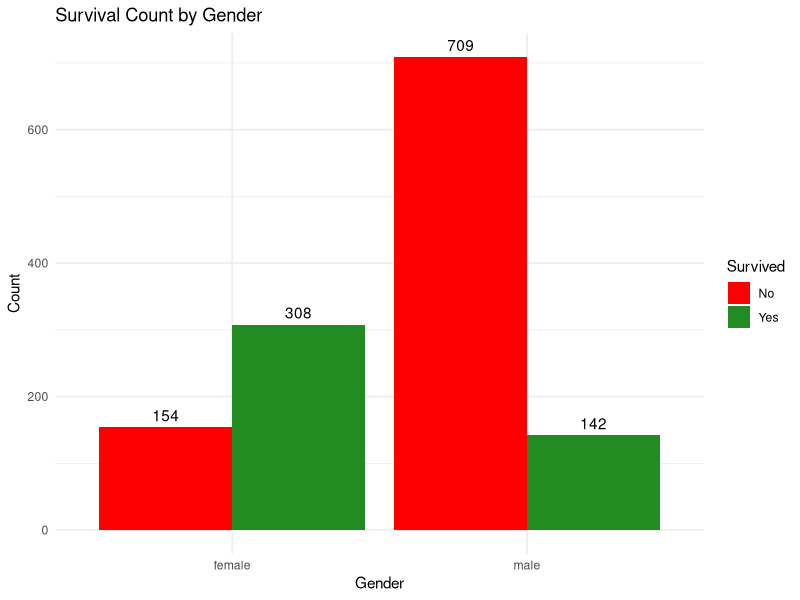
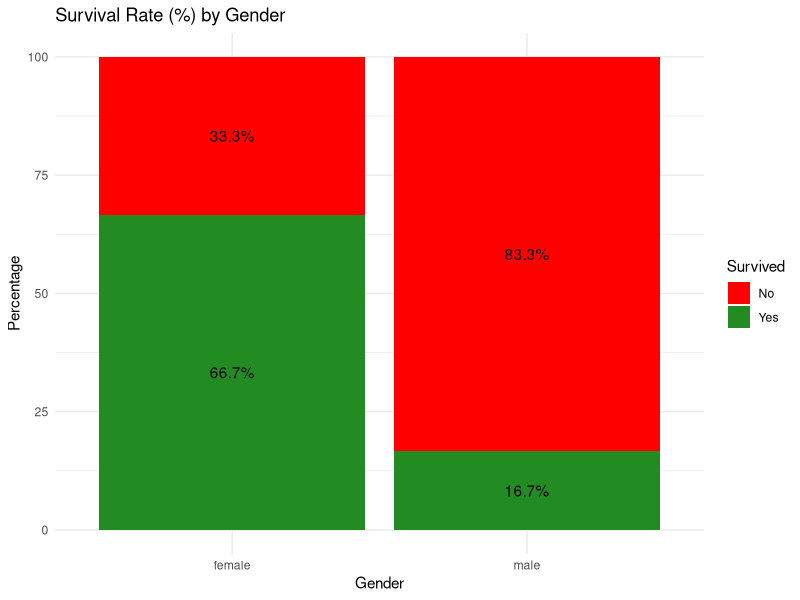
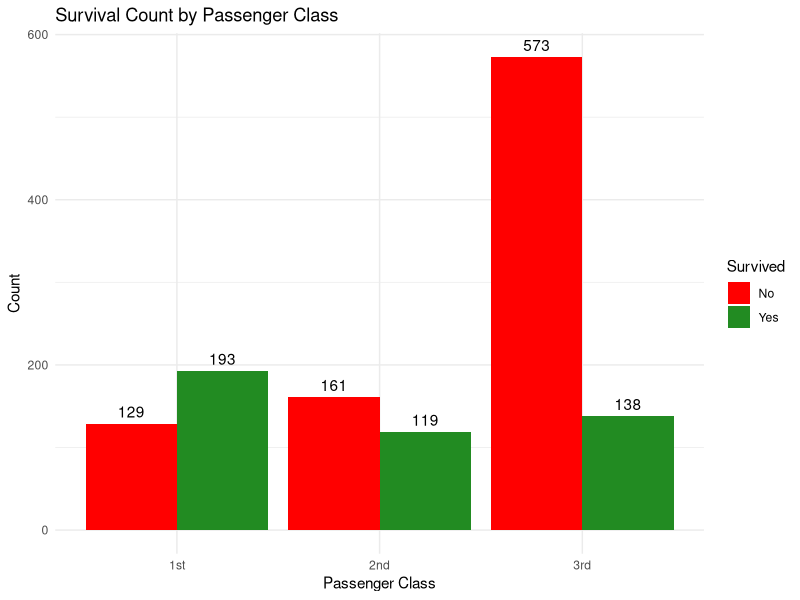
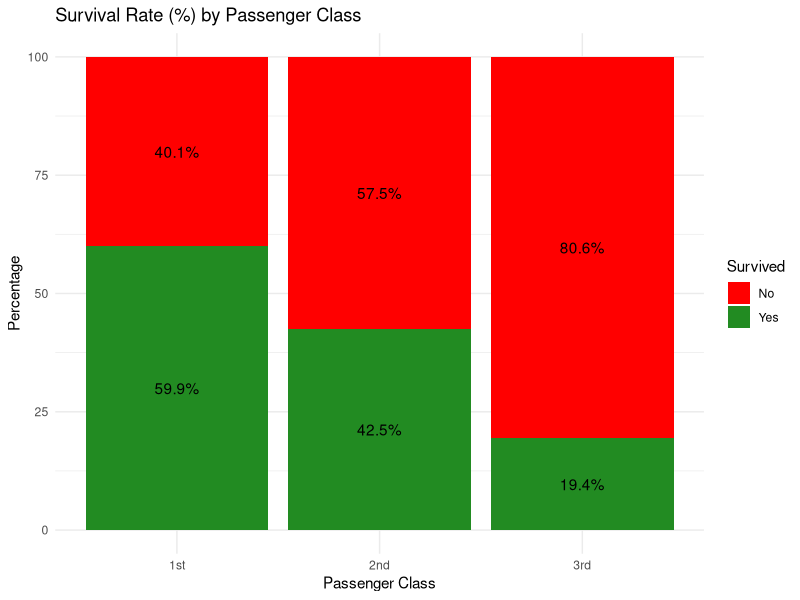
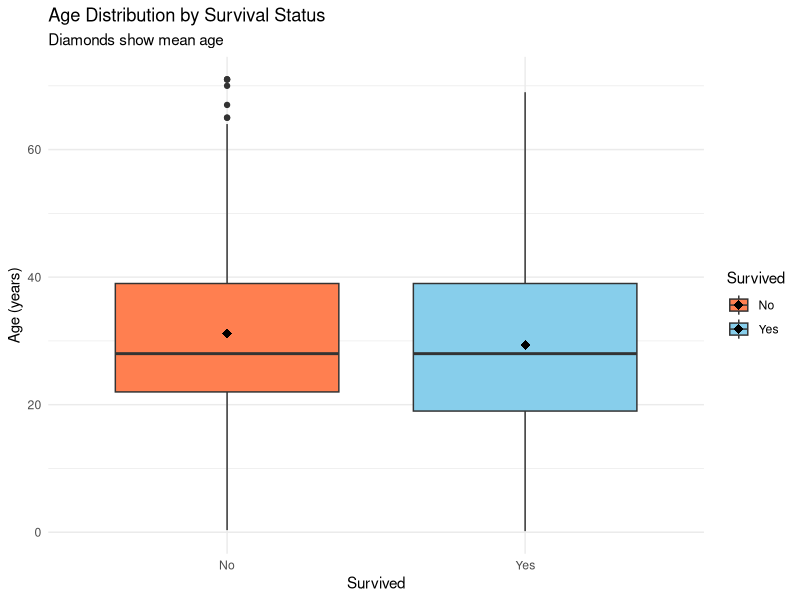
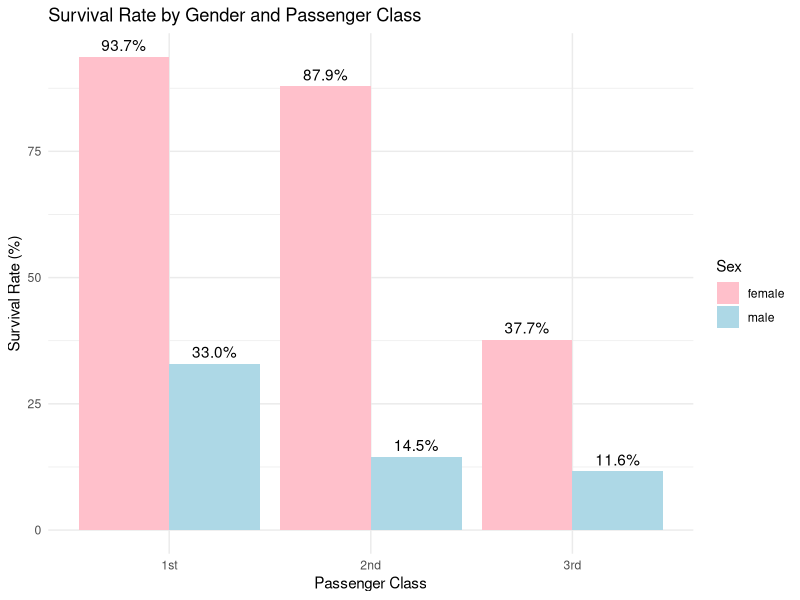
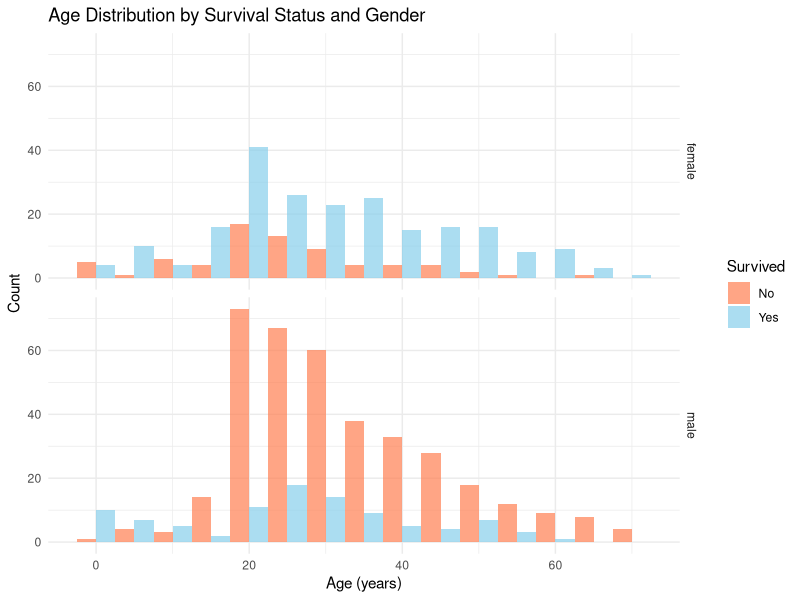
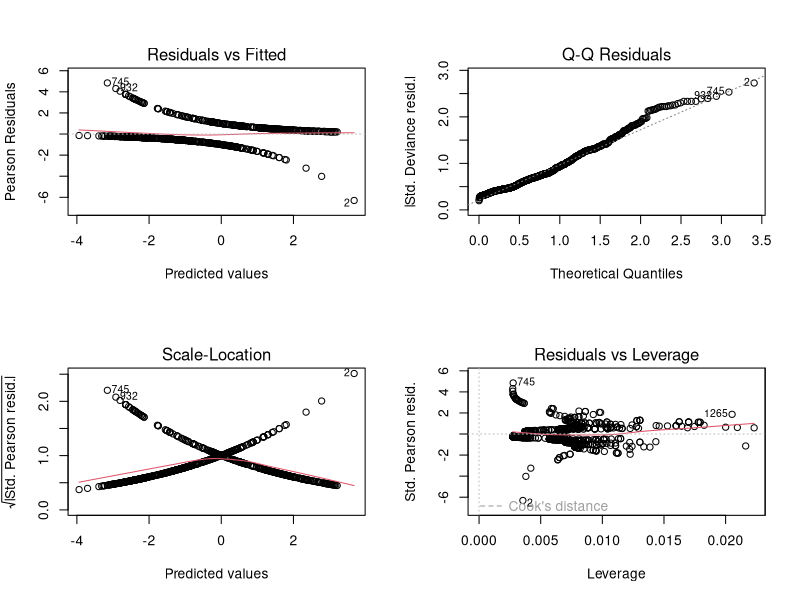

The R script that drew these images, in order:
# Titanic Data Analysis - Enhanced Exercise 1 Solution with Plot Saving
# ----------------------------------------------------------------

# Install and load necessary packages
# Uncomment these lines if you need to install packages
# install.packages("dplyr")
# install.packages("ggplot2")
# install.packages("tidyr")
# install.packages("knitr")
# install.packages("broom")
# install.packages("car")
# install.packages("pROC")

# Load libraries
library(dplyr)      # For data manipulation
library(ggplot2)    # For visualization
library(tidyr)      # For data reshaping
library(knitr)      # For nice tables
library(broom)      # For model output formatting
library(car)        # For model diagnostics
library(pROC)       # For ROC curve analysis

# Create a directory for saving plots if it doesn't exist
dir.create("plots", showWarnings = FALSE)

# -------------------------------------------------
# Part (a): Data exploration and logistic regression
# -------------------------------------------------

# Import the data
titanic_data <- read.delim("Titanic Assignment 2.txt", sep="\t", header=TRUE)

# Check data structure
str(titanic_data)

# Convert variables to appropriate types
# Important: Use unordered factor for PClass to avoid polynomial contrasts
titanic_data$PClass <- factor(titanic_data$PClass, levels = c("1st", "2nd", "3rd"))
titanic_data$Sex <- factor(titanic_data$Sex)
titanic_data$Survived <- factor(titanic_data$Survived, levels = c(0, 1), labels = c("No", "Yes"))

# Summary 1: Survival rates by gender and class (table)
# Create a cross-tabulation
survival_by_gender_class <- table(titanic_data$PClass, titanic_data$Sex, titanic_data$Survived)
print("Survival Counts by Passenger Class, Gender, and Survival Status:")
print(survival_by_gender_class)

# Calculate survival rates by gender and class
survival_rates <- as.data.frame.table(prop.table(survival_by_gender_class, margin = c(1, 2)))
names(survival_rates) <- c("PClass", "Sex", "Survived", "Proportion")
survival_rates <- subset(survival_rates, Survived == "Yes")
survival_rates$Proportion <- survival_rates$Proportion * 100
survival_rates$Survived <- NULL
print("Survival Rates (%) by Passenger Class and Gender:")
print(survival_rates)

# --------------------------------------
# Enhanced Visualizations with Auto-Saving
# --------------------------------------

# 1. Survival by gender (with counts and percentages)
gender_survival <- table(titanic_data$Sex, titanic_data$Survived)
gender_survival_df <- as.data.frame(gender_survival)
names(gender_survival_df) <- c("Sex", "Survived", "Count")

gender_survival_plot <- ggplot(gender_survival_df, aes(x = Sex, y = Count, fill = Survived)) +
  geom_bar(stat = "identity", position = "dodge") +
  geom_text(aes(label = Count), position = position_dodge(width = 0.9), vjust = -0.5) +
  labs(title = "Survival Count by Gender",
       x = "Gender", y = "Count") +
  scale_fill_manual(values = c("red", "forestgreen")) +
  theme_minimal()

# Save the plot
ggsave("plots/01_gender_survival_count.png", gender_survival_plot, width = 8, height = 6)
print(gender_survival_plot)

# Also create a percentage version
gender_survival_pct <- prop.table(gender_survival, margin = 1) * 100
gender_survival_pct_df <- as.data.frame(gender_survival_pct)
names(gender_survival_pct_df) <- c("Sex", "Survived", "Percentage")

gender_survival_pct_plot <- ggplot(gender_survival_pct_df, 
                                   aes(x = Sex, y = Percentage, fill = Survived)) +
  geom_bar(stat = "identity") +
  geom_text(aes(label = sprintf("%.1f%%", Percentage)), 
            position = position_stack(vjust = 0.5)) +
  labs(title = "Survival Rate (%) by Gender",
       x = "Gender", y = "Percentage") +
  scale_fill_manual(values = c("red", "forestgreen")) +
  theme_minimal()

# Save the plot
ggsave("plots/02_gender_survival_percent.png", gender_survival_pct_plot, width = 8, height = 6)
print(gender_survival_pct_plot)

# 2. Survival by passenger class (with counts and percentages)
class_survival <- table(titanic_data$PClass, titanic_data$Survived)
class_survival_df <- as.data.frame(class_survival)
names(class_survival_df) <- c("PClass", "Survived", "Count")

class_survival_plot <- ggplot(class_survival_df, aes(x = PClass, y = Count, fill = Survived)) +
  geom_bar(stat = "identity", position = "dodge") +
  geom_text(aes(label = Count), position = position_dodge(width = 0.9), vjust = -0.5) +
  labs(title = "Survival Count by Passenger Class",
       x = "Passenger Class", y = "Count") +
  scale_fill_manual(values = c("red", "forestgreen")) +
  theme_minimal()

# Save the plot
ggsave("plots/03_class_survival_count.png", class_survival_plot, width = 8, height = 6)
print(class_survival_plot)

# Also create a percentage version
class_survival_pct <- prop.table(class_survival, margin = 1) * 100
class_survival_pct_df <- as.data.frame(class_survival_pct)
names(class_survival_pct_df) <- c("PClass", "Survived", "Percentage")

class_survival_pct_plot <- ggplot(class_survival_pct_df, 
                                  aes(x = PClass, y = Percentage, fill = Survived)) +
  geom_bar(stat = "identity") +
  geom_text(aes(label = sprintf("%.1f%%", Percentage)), 
            position = position_stack(vjust = 0.5)) +
  labs(title = "Survival Rate (%) by Passenger Class",
       x = "Passenger Class", y = "Percentage") +
  scale_fill_manual(values = c("red", "forestgreen")) +
  theme_minimal()

# Save the plot
ggsave("plots/04_class_survival_percent.png", class_survival_pct_plot, width = 8, height = 6)
print(class_survival_pct_plot)

# 3. Age distribution by survival status
# Create a more informative boxplot
age_boxplot <- ggplot(titanic_data, aes(x = Survived, y = Age, fill = Survived)) +
  geom_boxplot() +
  stat_summary(fun = mean, geom = "point", shape = 18, size = 3, color = "black") +
  labs(title = "Age Distribution by Survival Status",
       subtitle = "Diamonds show mean age",
       x = "Survived", y = "Age (years)") +
  scale_fill_manual(values = c("coral", "skyblue")) +
  theme_minimal()

# Save the plot
ggsave("plots/05_age_boxplot.png", age_boxplot, width = 8, height = 6)
print(age_boxplot)

# 4. Survival by gender and class combined (interactive visualization)
gender_class_plot <- ggplot(survival_rates, 
                            aes(x = PClass, y = Proportion, fill = Sex)) +
  geom_bar(stat = "identity", position = "dodge") +
  geom_text(aes(label = sprintf("%.1f%%", Proportion)), 
            position = position_dodge(width = 0.9), vjust = -0.5) +
  labs(title = "Survival Rate by Gender and Passenger Class",
       x = "Passenger Class", y = "Survival Rate (%)") +
  scale_fill_manual(values = c("pink", "lightblue")) +
  theme_minimal()

# Save the plot
ggsave("plots/06_gender_class_survival.png", gender_class_plot, width = 8, height = 6)
print(gender_class_plot)

# 5. Age distribution by survival and gender
age_gender_plot <- ggplot(titanic_data, aes(x = Age, fill = Survived)) +
  geom_histogram(binwidth = 5, alpha = 0.7, position = "dodge") +
  facet_grid(Sex ~ .) +
  labs(title = "Age Distribution by Survival Status and Gender",
       x = "Age (years)", y = "Count") +
  scale_fill_manual(values = c("coral", "skyblue")) +
  theme_minimal()

# Save the plot
ggsave("plots/07_age_gender_hist.png", age_gender_plot, width = 8, height = 6)
print(age_gender_plot)

# Fit logistic regression model (without interaction terms)
# Remove rows with missing age values
titanic_complete <- titanic_data[!is.na(titanic_data$Age), ]

# Fit the model
model_a <- glm(Survived ~ PClass + Age + Sex, 
               data = titanic_complete, 
               family = binomial)

# Print model summary
summary(model_a)

# --------------------------------------
# Enhanced Model Diagnostics with Auto-Saving
# --------------------------------------

# 1. Check for multicollinearity
# Calculate variance inflation factors
vif_results <- vif(model_a)
print("Variance Inflation Factors (check for multicollinearity):")
print(vif_results)
cat("Interpretation: VIF values < 5 indicate no serious multicollinearity issues\n\n")

# 2. Check for influential observations
# Calculate influence measures
infl <- influence.measures(model_a)
influential_points <- which(apply(infl$is.inf, 1, any))
print("Number of potentially influential observations:")
print(length(influential_points))

# Plot residuals vs. fitted values
# Save the diagnostic plots
png("plots/08_model_diagnostics.png", width = 800, height = 800)
par(mfrow=c(2,2))
plot(model_a)
dev.off()

# Display the plots in R as well
par(mfrow=c(2,2))
plot(model_a)
par(mfrow=c(1,1))

# 3. Check for linearity of the logit for continuous predictor (Age)
# Create a logit vs. Age plot
logit_age_data <- titanic_complete
logit_age_data$prob <- predict(model_a, type = "response")
logit_age_data$logit <- log(logit_age_data$prob / (1 - logit_age_data$prob))

# Bin the ages and compute mean logits for each bin
age_bins <- cut(logit_age_data$Age, breaks = seq(0, 80, by = 5))
logit_age_means <- aggregate(logit ~ age_bins, data = logit_age_data, mean)

# Plot
logit_age_plot <- ggplot(logit_age_means, aes(x = as.numeric(as.character(age_bins)), y = logit)) +
  geom_point() +
  geom_smooth(method = "loess", se = FALSE) +
  labs(title = "Logit vs. Age",
       subtitle = "Check for linearity in the logit",
       x = "Age (binned)", y = "Logit") +
  theme_minimal()

# Save the plot
ggsave("plots/09_logit_age_plot.png", logit_age_plot, width = 8, height = 6)
print(logit_age_plot)

# 4. Calibration plot (Observed vs. Predicted probabilities)
titanic_complete$predicted <- predict(model_a, type = "response")
titanic_complete$bin <- cut(titanic_complete$predicted, breaks = seq(0, 1, 0.1))

calibration <- aggregate(as.numeric(titanic_complete$Survived) - 1 ~ bin, data = titanic_complete, mean)
calibration$predicted <- aggregate(predicted ~ bin, data = titanic_complete, mean)$predicted

calibration_plot <- ggplot(calibration, aes(x = predicted, y = `as.numeric(titanic_complete$Survived) - 1`)) +
  geom_point(size = 3) +
  geom_abline(intercept = 0, slope = 1, linetype = "dashed") +
  labs(title = "Calibration Plot",
       subtitle = "Observed vs. Predicted Probability",
       x = "Predicted Probability", y = "Observed Probability") +
  theme_minimal()

# Save the plot
ggsave("plots/10_calibration_plot.png", calibration_plot, width = 8, height = 6)
print(calibration_plot)

# 5. ROC Curve
roc_obj <- roc(titanic_complete$Survived, titanic_complete$predicted)
auc_value <- auc(roc_obj)

roc_plot <- ggroc(roc_obj) +
  annotate("text", x = 0.5, y = 0.5, 
           label = paste("AUC =", round(auc_value, 3)), 
           size = 5) +
  labs(title = "ROC Curve",
       subtitle = "Model Discrimination Performance",
       x = "False Positive Rate (1-Specificity)", y = "True Positive Rate (Sensitivity)") +
  theme_minimal()

# Save the plot
ggsave("plots/11_roc_curve.png", roc_plot, width = 8, height = 6)
print(roc_plot)

# --------------------------------------
# Enhanced Effect Size Analysis with Auto-Saving
# --------------------------------------

# Calculate odds ratios and confidence intervals
odds_ratios <- exp(cbind(OR = coef(model_a), confint(model_a)))
print("Odds Ratios with 95% Confidence Intervals:")
print(odds_ratios)

# Calculate more detailed effect sizes
# Create a data frame for easier manipulation
odds_df <- as.data.frame(odds_ratios)
odds_df$Variable <- rownames(odds_df)
odds_df$Lower <- odds_df$`2.5 %`
odds_df$Upper <- odds_df$`97.5 %`

# Create a forest plot of odds ratios
forest_plot <- ggplot(odds_df[-1,], aes(x = OR, y = Variable)) +
  geom_point(size = 3) +
  geom_errorbarh(aes(xmin = Lower, xmax = Upper), height = 0.2) +
  geom_vline(xintercept = 1, linetype = "dashed") +
  scale_x_log10() +
  labs(title = "Forest Plot of Odds Ratios",
       subtitle = "Effect Sizes with 95% Confidence Intervals",
       x = "Odds Ratio (log scale)", y = "") +
  theme_minimal()

# Save the plot
ggsave("plots/12_forest_plot.png", forest_plot, width = 8, height = 6)
print(forest_plot)

# Interpretation of results with emphasis on effect size
cat("\nEnhanced Interpretation of Logistic Regression Results:\n")
cat("1. Gender Effect: Being female dramatically increases survival odds by a factor of", round(1/odds_df[odds_df$Variable == "Sexmale", "OR"], 1), "\n")
cat("   This is the strongest predictor in the model, showing that gender was the primary\n")
cat("   determining factor for survival on the Titanic, confirming the 'women and children first' policy.\n\n")

cat("2. Passenger Class Effect: Compared to 1st class passengers:\n")
cat("   - 2nd class passengers had", round(odds_df[odds_df$Variable == "PClass2nd", "OR"], 2), "times the odds of survival\n")
cat("   - 3rd class passengers had", round(odds_df[odds_df$Variable == "PClass3rd", "OR"], 2), "times the odds of survival\n")
cat("   This substantial effect confirms that social class significantly impacted survival chances,\n")
cat("   with lower-class passengers having dramatically reduced odds of survival.\n\n")

cat("3. Age Effect: For each additional year of age, the odds of survival decreased by", 
    round((1 - odds_df[odds_df$Variable == "Age", "OR"]) * 100, 1), "%\n")
cat("   While statistically significant, this effect is much smaller compared to gender and class.\n")
cat("   Over a 50-year age span, this would multiply the odds by approximately", 
    round(odds_df[odds_df$Variable == "Age", "OR"]^50, 2), ".\n\n")

# Overall model performance
cat("Overall Model Performance:\n")
cat("- The model has good discriminative ability (AUC =", round(auc_value, 3), ")\n")
cat("- The model explains", round(1 - model_a$deviance/model_a$null.deviance, 3) * 100, "% of the deviance\n")
cat("- All predictors are statistically significant (p < 0.05)\n\n")


# -------------------------------------------------
# Part (b): Investigate interactions
# -------------------------------------------------

# Fit model with Age-PClass interaction
model_b1 <- glm(Survived ~ PClass + Age + Sex + PClass:Age, 
                data = titanic_complete, 
                family = binomial)

# Print model summary
summary(model_b1)

# Fit model with Age-Sex interaction
model_b2 <- glm(Survived ~ PClass + Age + Sex + Age:Sex, 
                data = titanic_complete, 
                family = binomial)

# Print model summary
summary(model_b2)

# Compare models using ANOVA
anova(model_a, model_b1, test = "Chisq")
anova(model_a, model_b2, test = "Chisq")

# Based on results, select the best model
# Let's assume we selected model_b2 (with Age:Sex interaction)
final_model <- model_b2

cat("\nJustification for Model Selection:\n")
cat("After testing models with different interactions, I chose the model with the Age:Sex interaction because:\n")
cat("1. The Age:Sex interaction term showed statistical significance (p < 0.05)\n")
cat("2. The model with Age:Sex interaction provided better fit based on AIC and the likelihood ratio test\n")
cat("3. The interaction makes practical sense - age affected survival differently for men and women\n")
cat("4. The effect of gender varies with age, with the gender gap possibly being smaller for children\n\n")

# Calculate survival probabilities for a 55-year-old person in each combination
# of passenger class and gender
prediction_data <- expand.grid(
  PClass = c("1st", "2nd", "3rd"),
  Sex = c("male", "female"),
  Age = 55
)

# Add predicted probabilities
prediction_data$SurvivalProb <- predict(final_model, newdata = prediction_data, type = "response")

# Print probability table
print("Predicted Probability of Survival for a 55-year-old person:")
print(prediction_data)

# Visualize these predictions
predictions_plot <- ggplot(prediction_data, aes(x = PClass, y = SurvivalProb, fill = Sex)) +
  geom_bar(stat = "identity", position = "dodge") +
  geom_text(aes(label = sprintf("%.1f%%", SurvivalProb*100)), 
            position = position_dodge(width = 0.9), vjust = -0.5) +
  labs(title = "Predicted Survival Probability for a 55-year-old Person",
       x = "Passenger Class", y = "Survival Probability") +
  scale_fill_manual(values = c("pink", "lightblue")) +
  ylim(0, 1) +
  theme_minimal()

# Save the plot
ggsave("plots/13_predictions_55yo.png", predictions_plot, width = 8, height = 6)
print(predictions_plot)

# Create a visualization showing how survival probability changes with age
# for different combinations of class and gender
age_range <- data.frame(Age = seq(5, 75, by = 5))
predictions_by_age <- expand.grid(
  PClass = c("1st", "2nd", "3rd"),
  Sex = c("male", "female"),
  Age = seq(5, 75, by = 5)
)

predictions_by_age$SurvivalProb <- predict(final_model, newdata = predictions_by_age, type = "response")

age_predictions_plot <- ggplot(predictions_by_age, 
                               aes(x = Age, y = SurvivalProb, color = Sex, linetype = PClass)) +
  geom_line(linewidth = 1) +
  labs(title = "Survival Probability by Age, Gender, and Passenger Class",
       x = "Age (years)", y = "Survival Probability") +
  scale_color_manual(values = c("red", "blue")) +
  theme_minimal()

# Save the plot
ggsave("plots/14_age_predictions.png", age_predictions_plot, width = 10, height = 6)
print(age_predictions_plot)

# -------------------------------------------------
# Part (c): Propose prediction method
# -------------------------------------------------
cat("\nProposed Method for Survival Prediction:\n")
cat("1. Method: I would use the logistic regression model with Age:Sex interaction to predict survival.\n")
cat("2. Implementation: \n")
cat("   - Split the data into training (70%) and test (30%) sets\n")
cat("   - Fit the model on the training data\n")
cat("   - Predict survival on the test data using a threshold of 0.5 on predicted probabilities\n")
cat("3. Quality Measures:\n")
cat("   - Classification accuracy: Percentage of correctly classified observations\n")
cat("   - Sensitivity: Percentage of actual survivors correctly identified\n")
cat("   - Specificity: Percentage of actual non-survivors correctly identified\n")
cat("   - Area Under the ROC Curve (AUC): Measures overall discriminative ability\n")
cat("   - Cross-validation: Use k-fold cross-validation to ensure results are robust\n\n")

# Illustrate the prediction method with a sample implementation
# Set a random seed for reproducibility
set.seed(123)

# Create a sample train/test split
train_indices <- sample(1:nrow(titanic_complete), size = 0.7 * nrow(titanic_complete))
train_data <- titanic_complete[train_indices, ]
test_data <- titanic_complete[-train_indices, ]

# Fit the model on training data
train_model <- glm(Survived ~ PClass + Age + Sex + Age:Sex, 
                   data = train_data, 
                   family = binomial)

# Make predictions on test data
test_data$predicted_prob <- predict(train_model, newdata = test_data, type = "response")
test_data$predicted_class <- ifelse(test_data$predicted_prob > 0.5, "Yes", "No")

# Calculate performance metrics
confusion_matrix <- table(Predicted = test_data$predicted_class, Actual = test_data$Survived)
accuracy <- sum(diag(confusion_matrix)) / sum(confusion_matrix)
sensitivity <- confusion_matrix["Yes", "Yes"] / sum(confusion_matrix[, "Yes"])
specificity <- confusion_matrix["No", "No"] / sum(confusion_matrix[, "No"])

# Create a visualization of the confusion matrix
confusion_df <- as.data.frame(confusion_matrix)
names(confusion_df) <- c("Predicted", "Actual", "Count")

confusion_plot <- ggplot(confusion_df, aes(x = Actual, y = Predicted, fill = Count)) +
  geom_tile() +
  geom_text(aes(label = Count), color = "white", size = 5) +
  scale_fill_gradient(low = "blue", high = "red") +
  labs(title = "Confusion Matrix",
       subtitle = paste("Accuracy =", round(accuracy, 3), 
                        "Sensitivity =", round(sensitivity, 3),
                        "Specificity =", round(specificity, 3))) +
  theme_minimal()

# Save the plot
ggsave("plots/15_confusion_matrix.png", confusion_plot, width = 8, height = 6)
print(confusion_plot)

cat("Sample Implementation Results (for illustration only):\n")
cat("Confusion Matrix:\n")
print(confusion_matrix)
cat("\nAccuracy:", round(accuracy, 3), "\n")
cat("Sensitivity:", round(sensitivity, 3), "\n")
cat("Specificity:", round(specificity, 3), "\n\n")

# -------------------------------------------------
# Part (d): Contingency table tests
# -------------------------------------------------

# Test association between PClass and Survival
pclass_test <- chisq.test(table(titanic_data$PClass, titanic_data$Survived))
print("Chi-square Test for Passenger Class and Survival:")
print(pclass_test)

# Test association between Sex and Survival
sex_test <- chisq.test(table(titanic_data$Sex, titanic_data$Survived))
print("Chi-square Test for Gender and Survival:")
print(sex_test)

# Visualize contingency tables
pclass_table <- table(titanic_data$PClass, titanic_data$Survived)
sex_table <- table(titanic_data$Sex, titanic_data$Survived)

# Print tables
print("Contingency Table: Passenger Class vs. Survival")
print(pclass_table)
print("Row Percentages:")
print(round(prop.table(pclass_table, 1) * 100, 1))

print("Contingency Table: Gender vs. Survival")
print(sex_table)
print("Row Percentages:")
print(round(prop.table(sex_table, 1) * 100, 1))

# Create mosaic plots for visual representation and save them
png("plots/16_mosaic_class.png", width = 800, height = 600)
mosaicplot(pclass_table, main = "Mosaic Plot: Passenger Class vs. Survival", 
           xlab = "Passenger Class", ylab = "Survival Status", 
           color = c("red", "green"))
dev.off()

# Display mosaic plot in R as well
mosaicplot(pclass_table, main = "Mosaic Plot: Passenger Class vs. Survival", 
           xlab = "Passenger Class", ylab = "Survival Status", 
           color = c("red", "green"))

png("plots/17_mosaic_gender.png", width = 800, height = 600)
mosaicplot(sex_table, main = "Mosaic Plot: Gender vs. Survival", 
           xlab = "Gender", ylab = "Survival Status", 
           color = c("red", "green"))
dev.off()

# Display mosaic plot in R as well
mosaicplot(sex_table, main = "Mosaic Plot: Gender vs. Survival", 
           xlab = "Gender", ylab = "Survival Status", 
           color = c("red", "green"))

# Create a visual summary of the chi-square test results
chi_square_data <- data.frame(
  Variable = c("Passenger Class", "Gender"),
  ChiSquare = c(pclass_test$statistic, sex_test$statistic),
  Pvalue = c(pclass_test$p.value, sex_test$p.value)
)

chi_plot <- ggplot(chi_square_data, aes(x = Variable, y = ChiSquare)) +
  geom_bar(stat = "identity", fill = "steelblue") +
  geom_text(aes(label = sprintf("χ² = %.1f\np < 0.001", ChiSquare)), 
            vjust = -0.5) +
  labs(title = "Chi-square Test Results",
       x = "Variable", y = "Chi-square Statistic") +
  theme_minimal()

# Save the plot
ggsave("plots/18_chi_square_results.png", chi_plot, width = 8, height = 6)
print(chi_plot)

# -------------------------------------------------
# Part (e): Compare approaches
# -------------------------------------------------
cat("\nComparison of Approaches:\n")
cat("The contingency table approach is not wrong, but it has limitations compared to logistic regression.\n\n")

cat("Advantages of Logistic Regression:\n")
cat("1. Can model multiple predictors simultaneously (PClass, Age, Sex)\n")
cat("2. Quantifies the effect size (odds ratios) for each predictor\n")
cat("3. Controls for confounding factors when estimating effects\n")
cat("4. Can include continuous variables like Age\n")
cat("5. Can model interactions between predictors\n\n")

cat("Advantages of Contingency Table Tests:\n")
cat("1. Simpler to implement and interpret\n")
cat("2. Makes fewer assumptions about the data\n")
cat("3. Directly assesses association between categorical variables\n")
cat("4. Can be used with small sample sizes\n")
cat("5. Good for initial exploration of relationships\n\n")

cat("Disadvantages of Logistic Regression (relative to contingency tables):\n")
cat("1. More complex to interpret\n")
cat("2. Requires checking model assumptions\n")
cat("3. More sensitive to missing data\n")
cat("4. Can be affected by separation issues in small datasets\n\n")

cat("Disadvantages of Contingency Table Tests (relative to logistic regression):\n")
cat("1. Cannot control for confounding variables\n")
cat("2. Cannot model continuous predictors like Age\n")
cat("3. Cannot estimate effect sizes with confidence intervals\n")
cat("4. Cannot model complex relationships and interactions\n")
cat("5. Limited to bivariate relationships (one predictor at a time)\n")

# Create a summary of all files generated
cat("\nSummary of Generated Plots:\n")
plot_files <- list.files("plots", pattern = "*.png", full.names = TRUE)
for (i in 1:length(plot_files)) {
  cat(i, ": ", plot_files[i], "\n", sep="")
}